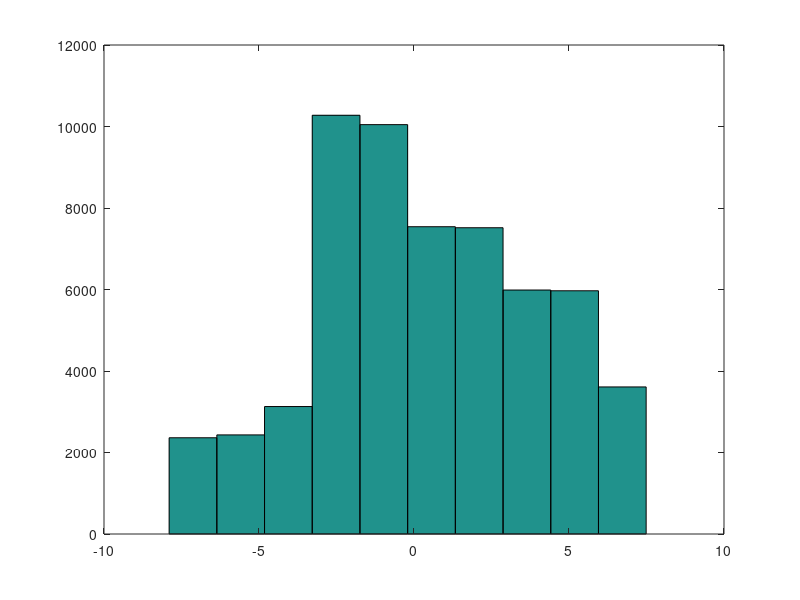

This figure's MATLAB source:
% Author Manu
%Part D
x1=rand(11000,1);
y1=-3*x1-0.2;
x2=rand(2000,1);
y2=2*x2+0.4;
x3=rand(1060,1);
y3=-2.9*x3-0.9;
x4=rand(20,1);
y4=4*x4+0.3;
x5=rand(1,1);
y5=x5-0.7;
x6=rand(50,1);
y6=4.3*x6+0.6;
x7=rand(5080,1);
y7=-4.3*x7+0.6;
x8=rand(15,1);
y8=2.8*x8+0.8;
x9=rand(120,1);
y9=-2.2*x9+0.9;
x10=rand(1000,1);
y10=3.3*x10+0.1;
x11=rand(12,1);
y11=-3.3*x11+0.35;
x12=rand(2300,1);
y12=-0.9*x12+0.35;
x13=rand(22,1);
y13=-3*x13+0.35;
x14=rand(25,1);
y14=2*x14+0.1;
x15=rand(110,1);
y15=-6*x15-0.2;
x16=rand(11000,1);
y16=6*x16+0.4;
x17=rand(11000,1);
y17=-7*x17-0.9;
x18=rand(13000,1);
y18=7*x18+0.3;
x19=rand(1400,1);
y19=x5-0.7;
x20=rand(1050,1);
y20=6.9*x20+0.6;
  
 
z=[y1;y2;y3;y4;y5;y6;y7;y8;y9;y10;y11;y12;y13;y14;y15;y16;y17;y18;y19;y20];
hist(z)


